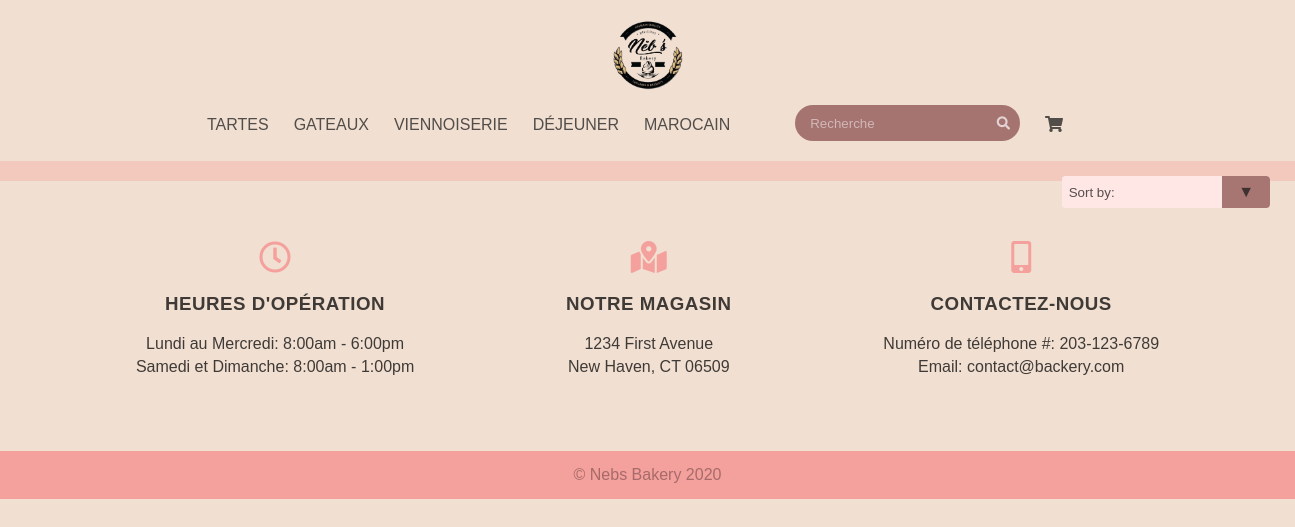
/display/Cake/, run on an earlier commit of the app's database.
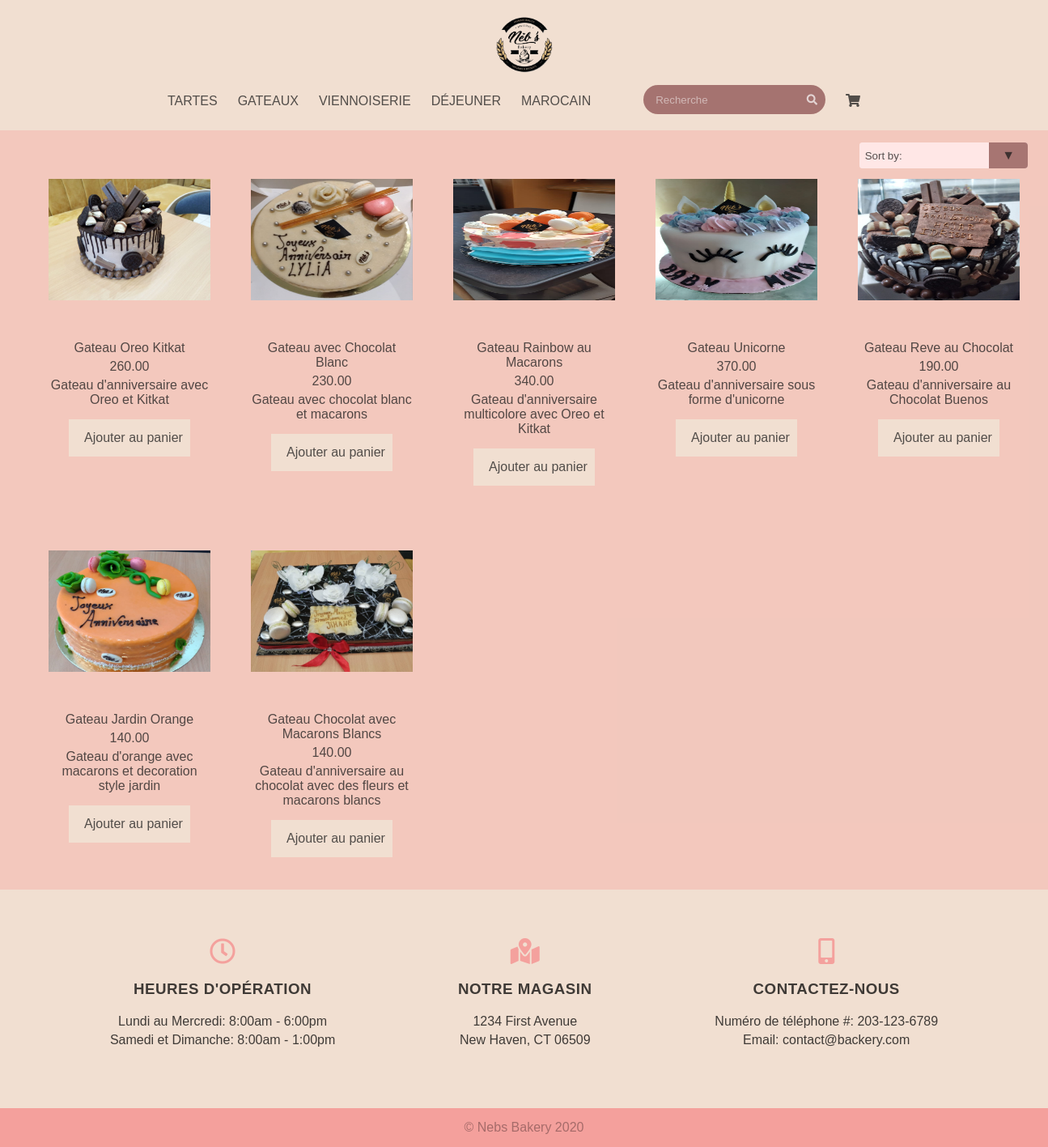
And on a later commit of the database.
### main/models.py (models this page shows, shortened)
class Item (models.Model):
    CATEGORY = (
        ('Cake', 'Cake'),
        ('Bread', 'Bread'),
        ('Pastry', 'Pastry'),
        ('Cookies', 'Cookies'),
        ('Moroccan', 'Moroccan')
    )
    picture = models.ImageField(upload_to = 'main/static/item-pictures')
    name = models.CharField(max_length=100)
    price = models.DecimalField(max_digits=7, decimal_places=2)
    description = models.CharField(max_length = 250)
    category = models.CharField(
        max_length= 30,
        choices = CATEGORY
    )
    sold_qty = models.IntegerField()
    available_qty = models.IntegerField()

### main/views.py (the view)
# urls.py: path("display/<str:cat>/", views.display, name = "display"),
def display(request, cat):
    cate = cat
    all_items = Item.objects.filter(category = cat)
    return render(request, "main/display.html", {'Items' : all_items, "Cat" : cate})

### main/templates/main/display.html (shortened to what this page needs)
{% load static %}
<!DOCTYPE html>
<html lang="en">
<head>
    <link rel="stylesheet" href="https://cdnjs.cloudflare.com/ajax/libs/font-awesome/5.15.1/css/all.min.css"/>
    <link rel="stylesheet" href="{% static 'style.css' %}">
</head>
<body>
    <div class="top-bar">
        <a href="{% url 'index' %}">
            <img src="{% static '/imgs/logo-png.png' %}" class="logo">
        </a>
        <nav class="navbar">
            <ul class="navbar-nav">
                <li class="nav-link "><a href="{% url 'display' cat='Bread'%}" >TARTES</a></li>
                <li class="nav-link"><a href="{% url 'display' cat='Cake'%}" >GATEAUX</a></li>
                <li class="nav-link"><a href="{% url 'display' cat='Pastry'%}">VIENNOISERIE</a></li>
                <li class="nav-link"><a href="{% url 'display' cat='Cookies'%}" >DÉJEUNER</a></li>
                <li class="nav-link"><a href="{% url 'display' cat='Moroccan'%}">MAROCAIN</a></li>
                <li class=" nav-link-icons">
                    <li class="nav-link"><a href="#" target="">
                        <div class="search-box">
                            <form action="/search" method="get">
                                <input class="search-txt" type="search" name="query" id = "query" placeholder="Recherche">
                                <button type = "submit" class="search-btn"><i class="fas fa-search search-box-icon"></i></button>
                            </form>
                        </div>
                    </a></li>
                    <li class="nav-link"><a href="{% url 'shoppingcart:index' %}" target="_blank"><i class="fas fa-shopping-cart"></i></a></li>
                </li>
            </ul>
        </nav>
    </div>
    <div class="display-items-container">
        <div class="select">
            <select class="sort-dropdown">
                <option selected="selected" disabled>Sort by:</option>
            </select>
        </div>
        <div class="display-items-grid">
            {% for item in Items %}
            <ul class="item-zone">
                <li class="item-image"><img src="{% static item.picture|cut:'main/static' %}" alt="" srcset=""></li>
                <li class="item-name">{{ item.name }}</li>
                <li class="item-price">{{ item.price }}</li>
                <li class="item-description">{{ item.description }}</li>
                <form method="POST" action="{% url 'shoppingcart:index' %}">
                <input type ="submit" class="btn btn-display" value="Ajouter au panier"></input>
                </form>
            </ul>
            {% endfor %}
        </div>
    </div>
    <div class="info">
        <div class="info-item">
            <i class="far fa-2x fa-clock"></i>
            <h3>HEURES D'OPÉRATION </h2>
                <span>Lundi au Mercredi: 8:00am - 6:00pm</span>
                <span>Samedi et Dimanche: 8:00am - 1:00pm</span>
            </div>
            <div class="info-item">
                <i class="fas fa-2x fa-map-marked-alt"></i>
                <h3>NOTRE MAGASIN</h2>
                <span>1234 First Avenue</span>
                <span>New Haven, CT 06509</span>
            </div>
            <div class="info-item">
                <i class="fas fa-2x fa-mobile-alt"></i>
                <h3>CONTACTEZ-NOUS</h2>
                <span>Numéro de téléphone #: 203-123-6789</span>
                <span>Email: contact@backery.com</span>
        </div>
    </div>
    <footer>© Nebs Bakery 2020</footer>
</body>
</html>

### main/static/style.css (style rules this page uses)
* { margin: 0; outline: none; padding: 0; box-sizing: border-box; list-style: none; text-decoration: none; color: rgba(26, 25, 25, 0.74); font-family: 'Poppins', sans-serif; }
html { background-color: #f1dfd1; }
.top-bar { padding: 20px 15px; width: 100%; }
.logo { display:block; margin:auto; height: 70px; margin-bottom: 25px; }
.navbar-nav { width: 100%; display: flex; justify-content: center; margin-right: -40px; }
.nav-link { margin-right: 25px; font-family: 'Montserrat', sans-serif; }
.nav-link-icons { margin-left: 40px; }
.btn { margin-top: 15px; width: 150px; border: none; background-color: #f1dfd1; padding: 14px 19px; font-size: 16px; font-family: sans-serif; cursor: pointer; transition: all 0.7s ease-in-out; }
.info { margin-top: -50px; background-color: #f1dfd1; padding: 60px; display: flex; justify-content: space-around; }
.info-item { color: whitesmoke; display: flex; flex-direction: column; text-align: center; margin-bottom: 10px; }
.info-item i { color: rgba(245, 151, 148, 0.863); display: block; margin: auto; margin-bottom: 20px; }
.info-item h3 { color: rgba(0, 0, 0, 0.74); letter-spacing: 0.5px; margin-bottom: 20px; }
.info-item span { margin-bottom: 5px; color: rgba(0, 0, 0, 0.74); }
footer { background-color:rgba(245, 151, 148, 0.863); padding: 15px; width: 100%; text-align: center; color: rgba(153, 99, 97, 0.863); }
.display-items-container { background-color: rgba(245, 151, 148, 0.322); padding: 15px; }
.display-items-grid { display: grid; padding: 20px; grid-template-columns: repeat(5, 1fr); }
.item-zone { width: 250px; padding: 25px; text-align: center; margin-bottom: 30px; }
.item-image img { width: 200px; height: 150px; }
.item-image { height: 200px; }
.item-name { margin-bottom: 5px; }
.item-price { margin-bottom: 5px; }
.sort-dropdown { margin-left: auto; -webkit-appearance: none; -moz-appearance: none; -ms-appearance: none; appearance: none; outline: 0; box-shadow: none; border: 0 !important; background: rgba(255, 232, 231, 0.863); background-image: none; }
.select { position: absolute; right: 25px; display: flex; width: 13em; height: 2em; line-height: 2; background: rgba(255, 232, 231, 0.863); overflow: hidden; border-radius: .25em; }
.sort-dropdown { flex: 1; padding: 0 .5em; cursor: pointer; }
.select::after { content: '\25BC'; position: absolute; top: 0; right: 0; padding: 0 1em; background: rgba(153, 99, 97, 0.863); cursor: pointer; pointer-events: none; -webkit-transition: .25s all ease; -o-transition: .25s all ease; transition: .25s all ease; }
.search-box { background: rgba(153, 99, 97, 0.863); padding: 3px 10px; border-radius: 50px; margin-top: -10px; }
.search-txt { padding: 5px; height: 30px; color: white; background: none; border: none; }
.search-btn { background: none; border: none; }
.search-box-icon { color: rgba(255, 255, 255, 0.693); }
.search-txt::placeholder { color:rgba(255, 255, 255, 0.493); }

What changed in the data, as far as the page shows it:
added Item: picture (picture), name "Gateau Oreo Kitkat", price "260.00", description "Gateau d'anniversaire avec Oreo et Kitkat"
added Item: picture (picture), name "Gateau avec Chocolat Blanc", price "230.00", description "Gateau avec chocolat blanc et macarons"
added Item: picture (picture), name "Gateau Rainbow au Macarons", price "340.00", description "Gateau d'anniversaire multicolore avec Oreo et Kitkat"
added Item: picture (picture), name "Gateau Unicorne", price "370.00", description "Gateau d'anniversaire sous forme d'unicorne"
added Item: picture (picture), name "Gateau Reve au Chocolat", price "190.00", description "Gateau d'anniversaire au Chocolat Buenos"
added Item: picture (picture), name "Gateau Jardin Orange", price "140.00", description "Gateau d'orange avec macarons et decoration style jardin"
added Item: picture (picture), name "Gateau Chocolat avec Macarons Blancs", price "140.00", description "Gateau d'anniversaire au chocolat avec des fleurs et macarons blancs"
